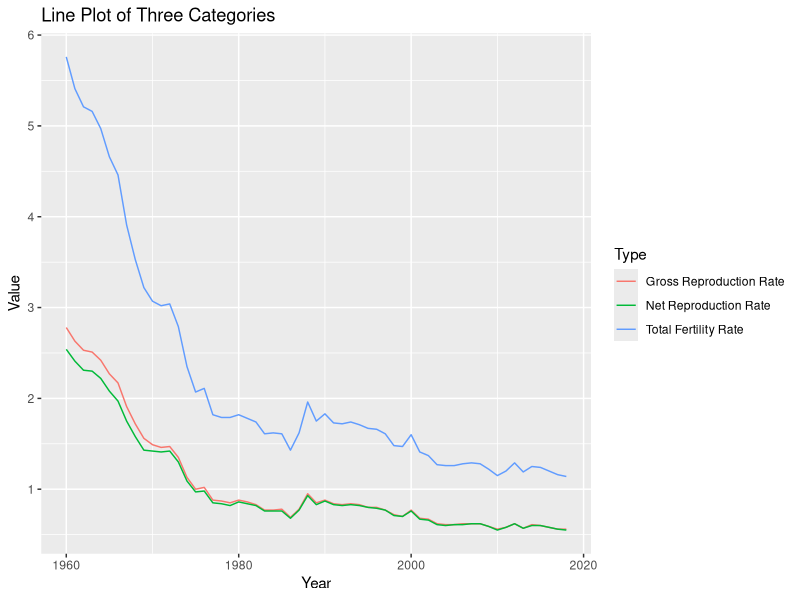
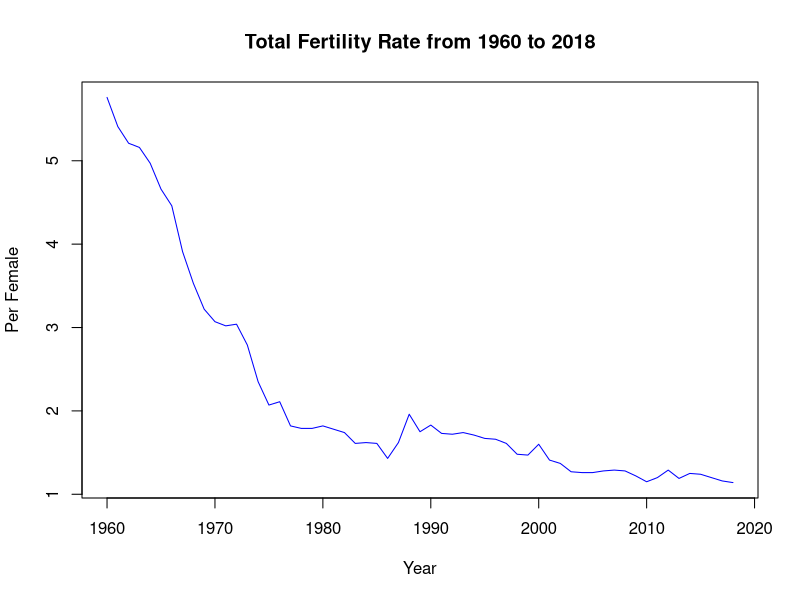

Source code (R) for these figures, in order: (Note: this script raises an error after producing the figures.)
############################
# Code                     #
#    1. EDA                #
#    2. Data Preprocessing #
#    3. AMIRA Model        #
#    4. Forecasting        #
############################

#######
# EDA #
#######

# Read Data
data = read.csv("./data/data.csv")

#install.packages("ggplot2")
library(ggplot2)
ggplot(data, aes(x = year, y = value, group = level_1, color = level_1)) +
  geom_line() +
  labs(title = "Line Plot of Three Categories", x = "Year", y = "Value", color = 'Type')

# Fertility rate
fertilityRate = subset(data, level_1 == "Total Fertility Rate")
fertilityRate = fertilityRate[, c(1,3)]
plot(x = fertilityRate$year, y = fertilityRate$value, type = "l",
     main = "Total Fertility Rate from 1960 to 2018",
     xlab = "Year",
     ylab = "Per Female",
     col = "blue")

# ACF and PACF of raw data
acf(train[, c(2)], main = "ACF (Raw Data)", col = "red")
pacf(train[, c(2)], main = "PACF (Raw Data)", col = "red")

######################
# Data Preprocessing #
######################

# first difference
train_firstDiff = diff(train[, c(2)], difference = 1)
plot(train_firstDiff, type = "l", main = "First difference", ylab = "Differenced", col = "blue")

# log transformation
log_train = log(train$value)
plot(log_train, type = "l", main = "Transformed Data (log)", ylab = "log", col = "blue")
log_train_firstDiff = diff(log_train, difference = 1)
plot(log_train_firstDiff, type = "l", main = "First difference (log)", ylab = "Differenced", col = "blue")

# ACF and PACF of first difference (log)
acf(log_train_firstDiff, main = "ACF (Transformed Data)", col = "red")
pacf(log_train_firstDiff, main = "PACF (Transformed Data)", col = "red")

# check stationarity
#install.packages("tseries")
library(tseries)
adf.test(log_train_firstDiff)

###############
# ARIMA Model #
###############

# Function to search for optimal parameters
searchParamsARIMA <- function(pList, dList, qList, metric, ts){
  bestScore <- 0
  bestParams <- c(0,0,0)
  metric = metric
  for (p in pList){
    for (d in dList){
      for (q in qList){
        params = c(p, d, q)
        model = arima(ts, order = params, include.mean = FALSE, method = "ML")
        # change AIC() for different metrics
        score = metric(model)
        if (score < bestScore) {
          bestScore = score
          bestParams = c(p,d,q)
        }
      }
    }
  }
  msg <- sprintf("Best Params (p, d, q): %d, %d, %d, with score of %0.3f", bestParams[1], bestParams[2], bestParams[3], bestScore)
  print(msg)
}

# search for best parameters
pList = c(0:2)
dList = c(1)
qList = c(0:2)
ts = log_train_firstDiff

# metrics
m = AIC
searchParamsARIMA(pList, dList, qList, metric = m, ts)
m = BIC
searchParamsARIMA(pList, dList, qList, metric = m, ts)

# Model Evaluation
library(forecast)
bestModel = arima(log_train_firstDiff, order = c(0,1,1), include.mean = FALSE)

acf(bestModel$residual ,main = "ACF of Residuals", col='red')
pacf(bestModel$residual ,main = "PACF of Residuals", col='red')
tsdiag(bestModel)
checkresiduals(bestModel)
hist(bestModel$residual, main = "Histogram of Residuals", col='orange')
qqnorm(bestModel$residual, main = "Normal Q-Q Plot of Residuals", col='red')

# extract coefficients
coeff <- coef(bestModel)
coeff

###############
# Forecasting #
###############

# install.packages("forecast")
library(forecast)
forecasts = forecast(bestModel, h = 5)

# Plot forecasts
x1 = fertilityRate$year
y1 = fertilityRate$value

fore0 = exp(tail(log_train_firstDiff, 1) + cumsum(forecasts$mean))
y2 = c(y1[1:length(train$value)], fore0)

fore97.5 = exp(tail(log_train_firstDiff, 1) + cumsum(forecasts$upper[, c(2)]))
fore2.5 = exp(tail(log_train_firstDiff, 1) + cumsum(forecasts$lower[, c(2)]))
y3 = c(y1[1:length(train$value)], fore97.5)
y4 = c(y1[1:length(train$value)], fore2.5)

fore90 = exp(tail(log_train_firstDiff, 1) + cumsum(forecasts$upper[, c(1)]))
fore10 = exp(tail(log_train_firstDiff, 1) + cumsum(forecasts$lower[, c(1)]))
y5 = c(y1[1:length(train$value)], fore90)
y6 = c(y1[1:length(train$value)], fore10)

plot(x1, y2, ylim = c(0,max(y1)), type = "l", col = "red",
     main = "Actual vs Forecasted",
     xlab = "Fertility Rate",
     ylab = "Year")
lines(x1, y3, type = "l", col = "gold")
lines(x1, y4, type = "l", col = "gold")
lines(x1, y5, type = "l", col = "orange")
lines(x1, y6, type = "l", col = "orange")
lines(x1, y1, type = "l", col = "blue")

legend(x = "topright",
       inset = 0.05,
       title = "Legend",
       legend = c("Actual", "Forecast", "80% C.I.", "95% C.I."),
       fill = c("blue", "red", "orange", "gold"))

# plot from 2010 onwards (magnified view)
plot(x1, y2, xlim = c(2010, 2018), ylim = c(0,2), type = "l", col = "red",
     main = "Actual vs Forecasted (Magnified)",
     xlab = "Fertility Rate",
     ylab = "Year")
lines(x1, y3, type = "l", col = "gold")
lines(x1, y4, type = "l", col = "gold")
lines(x1, y5, type = "l", col = "orange")
lines(x1, y6, type = "l", col = "orange")
lines(x1, y1, type = "l", col = "blue")

legend(x = "topleft",
       cex = 0.5,
       inset = 0.05,
       title = "Legend",
       legend = c("Actual", "Forecast", "80% C.I.", "95% C.I."),
       fill = c("blue", "red", "orange", "gold"))

#####################
# White Noise Model #
#####################

wn_mean = mean(log_train_firstDiff)
wn_sd = sd(log_train_firstDiff)
wn_model = arima.sim(model = list(order = c(0, 0, 0)), n = 5, mean = wn_mean, sd = wn_sd)
#plot(wn_model)

forecasts_wn = forecast(wn_model, h = 5)

# Plot forecasts
x1 = fertilityRate$year
y1 = fertilityRate$value

fore0 = exp(tail(log_train_firstDiff, 1) + cumsum(forecasts_wn$mean))
y2 = c(y1[1:length(train$value)], fore0)

fore97.5 = exp(tail(log_train_firstDiff, 1) + cumsum(forecasts_wn$upper[, c(2)]))
fore2.5 = exp(tail(log_train_firstDiff, 1) + cumsum(forecasts_wn$lower[, c(2)]))
y3 = c(y1[1:length(train$value)], fore97.5)
y4 = c(y1[1:length(train$value)], fore2.5)

fore90 = exp(tail(log_train_firstDiff, 1) + cumsum(forecasts_wn$upper[, c(1)]))
fore10 = exp(tail(log_train_firstDiff, 1) + cumsum(forecasts_wn$lower[, c(1)]))
y5 = c(y1[1:length(train$value)], fore90)
y6 = c(y1[1:length(train$value)], fore10)

# plot from 2010 onwards (magnified view)
plot(x1, y2, xlim = c(2010, 2018), ylim = c(0,2), type = "l", col = "darkgreen",
     main = "Actual vs Forecasted (Magnified)",
     xlab = "Fertility Rate",
     ylab = "Year")
lines(x1, y3, type = "l", col = "lightgreen")
lines(x1, y4, type = "l", col = "lightgreen")
lines(x1, y5, type = "l", col = "green")
lines(x1, y6, type = "l", col = "green")
lines(x1, y1, type = "l", col = "blue")

legend(x = "topleft",
       cex = 0.5,
       inset = 0.05,
       title = "Legend",
       legend = c("Actual", "Forecast", "80% C.I.", "95% C.I."),
       fill = c("blue", "red", "darkgreen", "lightgreen"))


#################################
# WN compared to ARIMA(0, 1, 1) #
#################################

forecasts_wn = forecast(wn_model, h = 5)
forecasts_arima = forecast(bestModel, h = 5)

# Plot forecasts
x1 = fertilityRate$year
y1 = fertilityRate$value

fore_wn = exp(tail(log_train_firstDiff, 1) + cumsum(forecasts_wn$mean))
y2 = c(y1[1:length(train$value)], fore_wn)

fore_arima = exp(tail(log_train_firstDiff, 1) + cumsum(forecasts_arima$mean))
y3 = c(y1[1:length(train$value)], fore_arima)

plot(x1, y2, ylim = c(0,max(y1)), type = "l", col = "red",
     main = "Actual vs Forecasted",
     xlab = "Fertility Rate",
     ylab = "Year")
lines(x1, y3, type = "l", col = "green")
lines(x1, y1, type = "l", col = "blue")

legend(x = "topright",
       cex = 0.5,
       inset = 0.05,
       title = "Legend",
       legend = c("White Noise", "ARIMA(0, 1, 1)", "Actual"),
       fill = c("red", "green", "blue"))

# plot magnified forecasts
plot(x1, y2, xlim = c(2010, 2018), ylim = c(0,2), type = "l", col = "red",
     main = "Actual vs Forecasted (Magnified)",
     xlab = "Fertility Rate",
     ylab = "Year")
lines(x1, y3, type = "l", col = "green")
lines(x1, y1, type = "l", col = "blue")

legend(x = "topleft",
       cex = 0.5,
       inset = 0.05,
       title = "Legend",
       legend = c("White Noise", "ARIMA(0, 1, 1)", "Actual"),
       fill = c("red", "green", "blue"))

# plot magnified forecasts for the time intervals
plot(forecasts_wn$model)